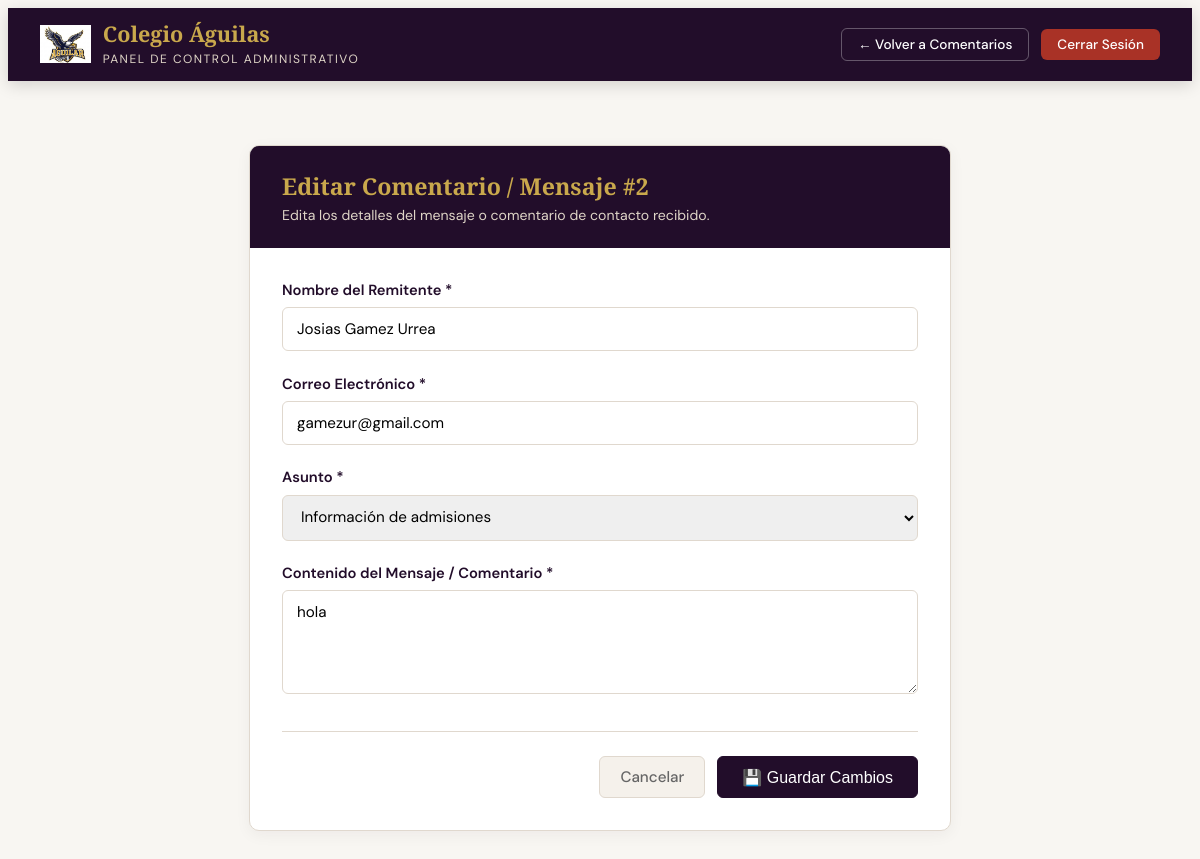
Page /admin-panel/mensajes/2/editar/ (signed in) on the committed database.
### sitioWeb/models.py (models this page shows, shortened)
class MensajeContacto(models.Model):
    nombre  = models.CharField(max_length=100)
    email   = models.EmailField()
    asunto  = models.CharField(max_length=200)
    mensaje = models.TextField()
    fecha   = models.DateTimeField(auto_now_add=True)
    class Meta:
        ordering = ['-fecha']
        verbose_name = 'Mensaje de Contacto'
        verbose_name_plural = 'Mensajes de Contacto'

### sitioWeb/views.py (the view)
# urls.py: path('admin-panel/mensajes/<int:id>/editar/', views.comentario_editar, name='comentario_editar'),
@login_required(login_url='admin_login')
def comentario_editar(request, id):
    mensaje = get_object_or_404(MensajeContacto, id=id)
    if request.method == 'POST':
        form = MensajeContactoForm(request.POST, instance=mensaje)
        if form.is_valid():
            form.save()
            messages.success(request, f'Mensaje de "{mensaje.nombre}" actualizado correctamente.')
            return redirect(f"{reverse('panel_admin')}?tab=mensajes")
    else:
        form = MensajeContactoForm(instance=mensaje)
    return render(request, 'sitioWeb/admin/comentario_form.html', {
        'form': form,
        'mensaje_obj': mensaje,
        'titulo': f'Editar Comentario / Mensaje #{mensaje.id}',
        'accion': 'Guardar Cambios',
    })

### sitioWeb/forms.py (shortened to what this page needs)
class MensajeContactoForm(forms.ModelForm):
    ASUNTOS_CHOICES = [
        ('', 'Selecciona un asunto'),
        ('admisiones', 'Información de admisiones'),
        ('academico', 'Consulta académica'),
        ('becas', 'Becas y financiamiento'),
        ('otro', 'Otro'),
    ]
    asunto = forms.ChoiceField(
        choices=ASUNTOS_CHOICES,
        widget=forms.Select(attrs={'class': 'form-input', 'required': True})
    )
    class Meta:
        model = MensajeContacto
        fields = ['nombre', 'email', 'asunto', 'mensaje']
        widgets = {
            'nombre': forms.TextInput(attrs={
                'class': 'form-input',
                'placeholder': 'Tu nombre completo',
                'required': True
            }),
            'email': forms.EmailInput(attrs={
                'class': 'form-input',
                'placeholder': 'tu-correo@ejemplo.com',
                'required': True
            }),
            'mensaje': forms.Textarea(attrs={
                'class': 'form-input',
                'rows': 4,
                'placeholder': 'Escribe aquí tu consulta o comentario...',
                'required': True
            }),
        }

### sitioWeb/templates/sitioWeb/admin/comentario_form.html (shortened to what this page needs)
{% load static %}
<!DOCTYPE html>
<html lang="es">
<head>
    <link rel="stylesheet" href="{% static 'sitioWeb/css/admin.css' %}">
</head>
<body class="admin-body">
    <header class="admin-header">
        <div class="admin-header-inner">
            <a href="{% url 'panel_admin' %}" class="admin-brand">
                <img src="{% static 'sitioWeb/img/icono.png' %}" alt="Logo">
                <div class="admin-brand-text">
                    <h1>Colegio Águilas</h1>
                    <span>Panel de Control Administrativo</span>
                </div>
            </a>
            <div class="admin-nav-actions">
                <a href="{% url 'panel_admin' %}?tab=mensajes" class="btn-admin-nav btn-nav-web">
                    ← Volver a Comentarios
                </a>
                <a href="{% url 'admin_logout' %}" class="btn-admin-nav btn-nav-logout">
                    Cerrar Sesión
                </a>
            </div>
        </div>
    </header>
    <main class="admin-container">
        <div class="form-card">
            <div class="form-card-header">
                <h2>{{ titulo }}</h2>
                <p>Edita los detalles del mensaje o comentario de contacto recibido.</p>
            </div>
            <div class="form-card-body">
                <form method="POST">
                    <div class="admin-form-group">
                        <label for="{{ form.nombre.id_for_label }}">Nombre del Remitente *</label>
                        {{ form.nombre }}
                    </div>
                    <div class="admin-form-group">
                        <label for="{{ form.email.id_for_label }}">Correo Electrónico *</label>
                        {{ form.email }}
                    </div>
                    <div class="admin-form-group">
                        <label for="{{ form.asunto.id_for_label }}">Asunto *</label>
                        {{ form.asunto }}
                    </div>
                    <div class="admin-form-group">
                        <label for="{{ form.mensaje.id_for_label }}">Contenido del Mensaje / Comentario *</label>
                        {{ form.mensaje }}
                    </div>
                    <div class="form-actions">
                        <a href="{% url 'panel_admin' %}?tab=mensajes" class="btn-cancel">
                            Cancelar
                        </a>
                        <button type="submit" class="btn-action-primary" style="padding: 10px 24px; font-size: 1rem;">
                            💾 {{ accion }}
                        </button>
                    </div>
                </form>
            </div>
        </div>
    </main>
</body>
</html>

### sitioWeb/static/sitioWeb/css/admin.css (style rules this page uses)
:root { --primario: #220d2a; --primario-suave: #33153e; --secundario: #c9a84c; --secundario-hover: #b08f37; --fondo-dorado: #f5f1eb; --fondo-base: #ffffff; --texto-oscuro: #2c2530; --texto-gris: #666; --borde: #e0d8ce; --peligro: #c0392b; --peligro-hover: #a93226; --exito: #27ae60; --info: #2980b9; }
.admin-body { background-color: #f8f6f2; min-height: 100vh; font-family: 'DM Sans', sans-serif; color: var(--texto-oscuro); display: flex; flex-direction: column; }
.admin-header { background-color: var(--primario); color: #fff; padding: 0.8rem 2rem; box-shadow: 0 4px 15px rgba(0, 0, 0, 0.15); position: sticky; top: 0; z-index: 1000; }
.admin-header-inner { max-width: 1400px; margin: 0 auto; display: flex; justify-content: space-between; align-items: center; flex-wrap: wrap; gap: 1rem; }
.admin-brand { display: flex; align-items: center; gap: 12px; text-decoration: none; color: #fff; }
.admin-brand img { height: 38px; width: auto; }
.admin-brand-text h1 { font-family: 'Playfair Display', serif; font-size: 1.35rem; color: var(--secundario); margin: 0; line-height: 1.2; font-weight: 700; }
.admin-brand-text span { font-size: 0.75rem; letter-spacing: 1.5px; text-transform: uppercase; color: #dfd5c7; }
.admin-nav-actions { display: flex; align-items: center; gap: 12px; flex-wrap: wrap; }
.btn-admin-nav { padding: 7px 16px; border-radius: 6px; font-size: 0.85rem; font-weight: 500; text-decoration: none; display: inline-flex; align-items: center; gap: 6px; transition: all 0.25s ease; border: none; cursor: pointer; }
.btn-nav-web { background-color: transparent; color: #fff; border: 1px solid rgba(255, 255, 255, 0.3); }
.btn-nav-logout { background-color: #a93226; color: #fff; }
.admin-container { max-width: 1400px; margin: 2rem auto; padding: 0 1.5rem; flex: 1; width: 100%; box-sizing: border-box; }
.btn-action-primary { background-color: var(--primario); color: #fff; padding: 9px 18px; border-radius: 6px; font-size: 0.9rem; font-weight: 500; text-decoration: none; display: inline-flex; align-items: center; gap: 6px; border: 1px solid var(--primario); transition: all 0.25s ease; }
.form-card { background: #fff; border-radius: 10px; border: 1px solid var(--borde); box-shadow: 0 4px 15px rgba(34, 13, 42, 0.05); max-width: 700px; margin: 2rem auto; overflow: hidden; }
.form-card-header { background-color: var(--primario); color: #fff; padding: 1.5rem 2rem; }
.form-card-header h2 { font-family: 'Playfair Display', serif; font-size: 1.45rem; color: var(--secundario); margin: 0 0 0.3rem 0; }
.form-card-header p { font-size: 0.88rem; color: #dfd5c7; margin: 0; }
.form-card-body { padding: 2rem; }
.admin-form-group { margin-bottom: 1.4rem; }
.admin-form-group label { display: block; font-weight: 600; font-size: 0.92rem; color: var(--primario); margin-bottom: 0.45rem; }
.admin-form-group .form-input { width: 100%; padding: 11px 14px; border: 1px solid var(--borde); border-radius: 6px; font-size: 0.95rem; font-family: 'DM Sans', sans-serif; box-sizing: border-box; transition: border-color 0.2s ease, box-shadow 0.2s ease; }
.admin-form-group textarea.form-input { resize: vertical; min-height: 100px; }
.form-actions { display: flex; justify-content: flex-end; gap: 12px; margin-top: 2rem; padding-top: 1.5rem; border-top: 1px solid var(--borde); }
.btn-cancel { padding: 10px 20px; border-radius: 6px; font-size: 0.95rem; font-weight: 500; color: var(--texto-gris); background: #f5f1eb; text-decoration: none; border: 1px solid var(--borde); transition: all 0.2s ease; }

### rows in the picture
MensajeContacto: nombre "Josias Gamez Urrea", email "gamezur@gmail.com", asunto "Información de admisiones", mensaje "hola"

### other values in the picture
{{ titulo }} "Editar Comentario / Mensaje #2"
{{ accion }} "Guardar Cambios"
